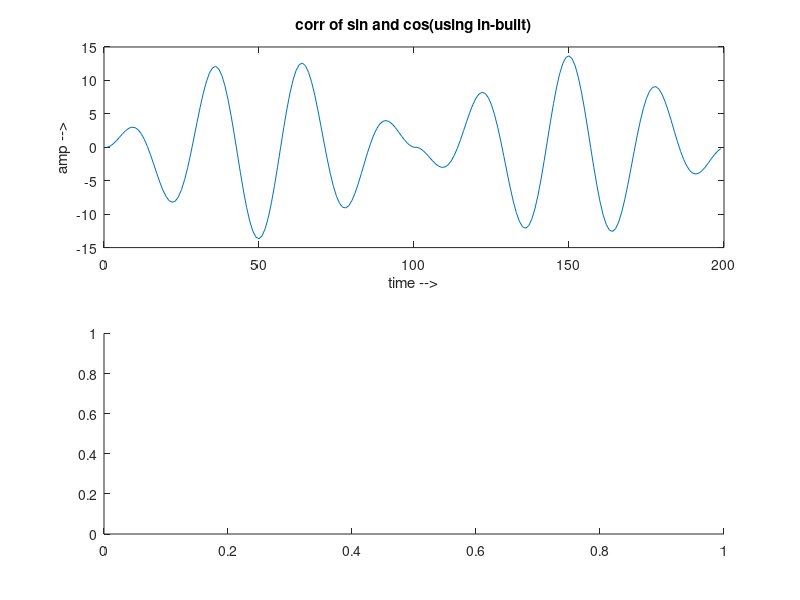

MATLAB code for this plot: (Note: this script raises an error after producing the figure.)
sinx = sin(2*pi*3*(0:.01:.99));
cosx = cos(2*pi*4*(0:.01:.99));
expx = exp(0:.01:.99);

% Correlation of sin and cos using in-built
subplot(2,1,1);
plot(xcorr(sinx,cosx));
title('corr of sin and cos(using in-built)');
xlabel('time -->');
ylabel('amp -->');

% Correlation of sin and cos using the correlation_mf function
subplot(2,1,2);
plot(correlation_mf(sinx,cosx));
title('corr of sin and cos');
xlabel('time -->');
ylabel('amp -->');
figure

% Correlation of sin and exp using in-built
subplot(2,1,1);
plot(xcorr(sinx,expx));
title('corr of sin and exp(using in-built)');
xlabel('time -->');
ylabel('amp -->');
subplot(2,1,2);

% Correlation of sin and exp using the correlation_mf function
plot(correlation_mf(sinx,expx));
title('corr of sin and exp');
xlabel('time -->');
ylabel('amp -->');
